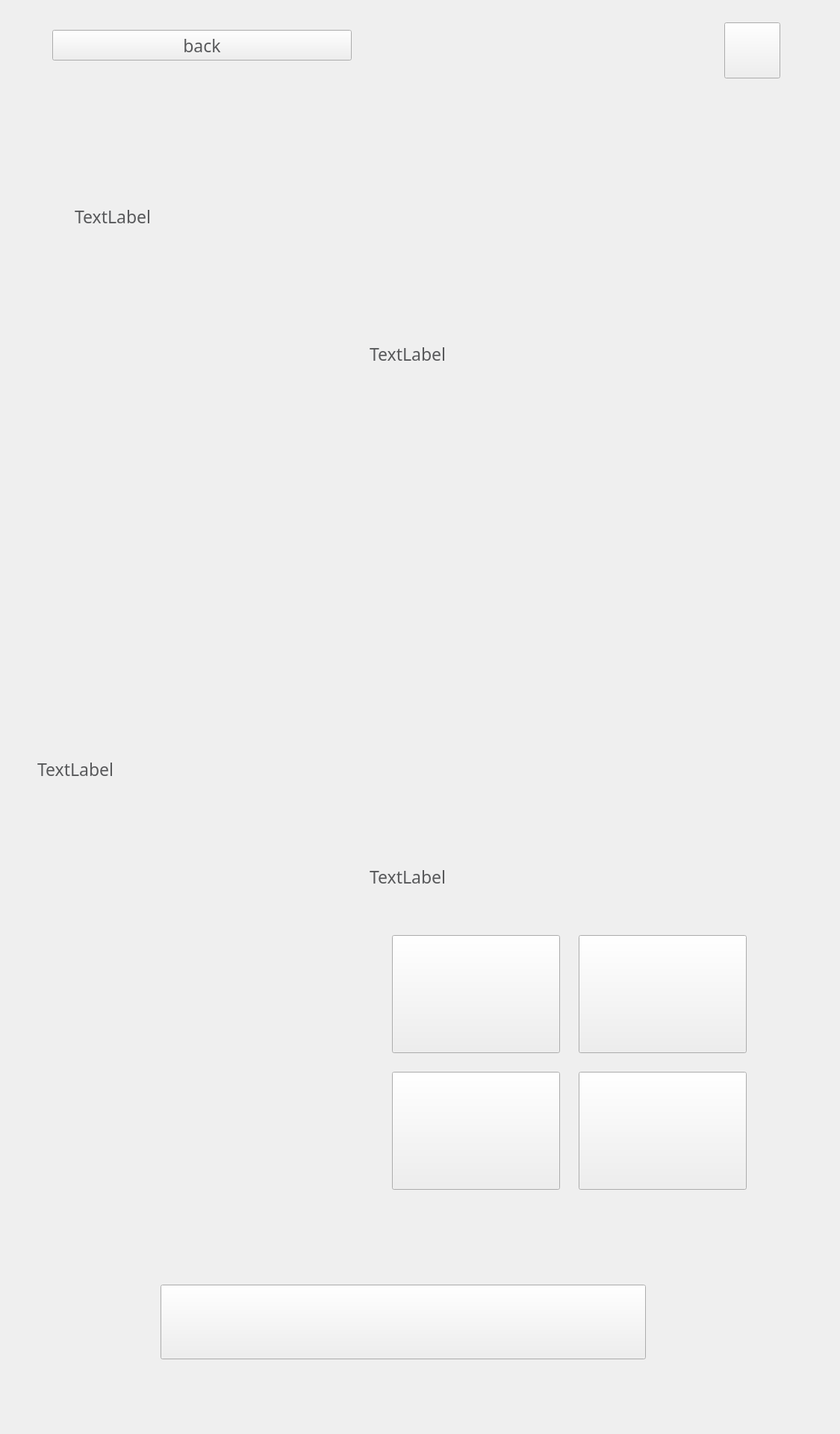
<?xml version="1.0" encoding="UTF-8"?>
<ui version="4.0">
 <class>page_product_mixing</class>
 <widget class="QWidget" name="page_product_mixing">
  <property name="geometry">
   <rect>
    <x>0</x>
    <y>0</y>
    <width>1125</width>
    <height>1920</height>
   </rect>
  </property>
  <property name="font">
   <font>
    <family>Montserrat</family>
    <pointsize>-1</pointsize>
    <weight>50</weight>
    <bold>false</bold>
   </font>
  </property>
  <property name="windowTitle">
   <string>Form</string>
  </property>
  <property name="styleSheet">
   <string notr="true">color: #58595B;
font-family: Montserrat;
font-style: light;
font-weight: normal;
font-size: 23px;
line-height: 29px;</string>
  </property>
  <widget class="QPushButton" name="pushButton_continue">
   <property name="geometry">
    <rect>
     <x>215</x>
     <y>1720</y>
     <width>650</width>
     <height>100</height>
    </rect>
   </property>
   <property name="autoFillBackground">
    <bool>false</bool>
   </property>
   <property name="text">
    <string/>
   </property>
  </widget>
  <widget class="QPushButton" name="pushButton_to_help">
   <property name="enabled">
    <bool>true</bool>
   </property>
   <property name="geometry">
    <rect>
     <x>970</x>
     <y>30</y>
     <width>75</width>
     <height>75</height>
    </rect>
   </property>
   <property name="text">
    <string/>
   </property>
  </widget>
  <widget class="QLabel" name="label_price_custom">
   <property name="geometry">
    <rect>
     <x>831</x>
     <y>1500</y>
     <width>113</width>
     <height>72</height>
    </rect>
   </property>
   <property name="layoutDirection">
    <enum>Qt::LeftToRight</enum>
   </property>
   <property name="styleSheet">
    <string notr="true">font-family: Montserrat;
background-image: url(background.png);
font-style: normal;
font-weight: bold;
font-size: 36px;
line-height: 44px;
color: #FFFFFF;
text-align: center;
</string>
   </property>
   <property name="text">
    <string/>
   </property>
   <property name="alignment">
    <set>Qt::AlignCenter</set>
   </property>
   <property name="wordWrap">
    <bool>true</bool>
   </property>
  </widget>
  <widget class="QLabel" name="label_price_large">
   <property name="geometry">
    <rect>
     <x>561</x>
     <y>1514</y>
     <width>153</width>
     <height>36</height>
    </rect>
   </property>
   <property name="layoutDirection">
    <enum>Qt::LeftToRight</enum>
   </property>
   <property name="styleSheet">
    <string notr="true">font-family: Montserrat;
background-image: url(/home/df-admin/production/references/background.png);
font-style: normal;
font-weight: bold;
font-size: 36px;
line-height: 44px;
color: #3D6675;
text-align: center;</string>
   </property>
   <property name="text">
    <string/>
   </property>
   <property name="alignment">
    <set>Qt::AlignCenter</set>
   </property>
  </widget>
  <widget class="QLabel" name="label_size_custom">
   <property name="geometry">
    <rect>
     <x>797</x>
     <y>1465</y>
     <width>180</width>
     <height>26</height>
    </rect>
   </property>
   <property name="styleSheet">
    <string notr="true">color: #5E8680;
font-family: Montserrat;
font-style: light;
font-weight: normal;
font-size: 20px;
line-height: 24px;
text-align: center;
</string>
   </property>
   <property name="text">
    <string/>
   </property>
   <property name="alignment">
    <set>Qt::AlignCenter</set>
   </property>
  </widget>
  <widget class="QLabel" name="label_size_large">
   <property name="geometry">
    <rect>
     <x>561</x>
     <y>1478</y>
     <width>153</width>
     <height>26</height>
    </rect>
   </property>
   <property name="styleSheet">
    <string notr="true">color: #5E8680;
font-family: Montserrat;
font-style: light;
font-weight: normal;
font-size: 20px;
line-height: 24px;
text-align: center;</string>
   </property>
   <property name="text">
    <string/>
   </property>
   <property name="alignment">
    <set>Qt::AlignCenter</set>
   </property>
  </widget>
  <widget class="QPushButton" name="pushButton_order_small">
   <property name="geometry">
    <rect>
     <x>525</x>
     <y>1252</y>
     <width>225</width>
     <height>158</height>
    </rect>
   </property>
   <property name="autoFillBackground">
    <bool>false</bool>
   </property>
   <property name="text">
    <string/>
   </property>
  </widget>
  <widget class="QPushButton" name="pushButton_order_big">
   <property name="geometry">
    <rect>
     <x>525</x>
     <y>1435</y>
     <width>225</width>
     <height>158</height>
    </rect>
   </property>
   <property name="text">
    <string/>
   </property>
  </widget>
  <widget class="QPushButton" name="pushButton_order_medium">
   <property name="geometry">
    <rect>
     <x>775</x>
     <y>1252</y>
     <width>225</width>
     <height>158</height>
    </rect>
   </property>
   <property name="autoFillBackground">
    <bool>false</bool>
   </property>
   <property name="text">
    <string/>
   </property>
  </widget>
  <widget class="QPushButton" name="pushButton_order_custom">
   <property name="geometry">
    <rect>
     <x>775</x>
     <y>1435</y>
     <width>225</width>
     <height>158</height>
    </rect>
   </property>
   <property name="autoFillBackground">
    <bool>false</bool>
   </property>
   <property name="text">
    <string/>
   </property>
  </widget>
  <widget class="QLabel" name="label_size_medium">
   <property name="geometry">
    <rect>
     <x>811</x>
     <y>1295</y>
     <width>153</width>
     <height>26</height>
    </rect>
   </property>
   <property name="styleSheet">
    <string notr="true">color: #5E8680;
font-family: Montserrat;
font-style: light;
font-weight: normal;
font-size: 20px;
line-height: 24px;
text-align: center;</string>
   </property>
   <property name="text">
    <string/>
   </property>
   <property name="alignment">
    <set>Qt::AlignCenter</set>
   </property>
  </widget>
  <widget class="QLabel" name="label_price_medium">
   <property name="geometry">
    <rect>
     <x>811</x>
     <y>1331</y>
     <width>153</width>
     <height>36</height>
    </rect>
   </property>
   <property name="layoutDirection">
    <enum>Qt::LeftToRight</enum>
   </property>
   <property name="styleSheet">
    <string notr="true">font-family: Montserrat;
background-image: url(/home/df-admin/production/references/background.png);
font-style: normal;
font-weight: bold;
font-size: 36px;
line-height: 44px;
color: #3D6675;
text-align: center;</string>
   </property>
   <property name="text">
    <string/>
   </property>
   <property name="alignment">
    <set>Qt::AlignCenter</set>
   </property>
  </widget>
  <widget class="QLabel" name="label_size_small">
   <property name="geometry">
    <rect>
     <x>561</x>
     <y>1295</y>
     <width>163</width>
     <height>26</height>
    </rect>
   </property>
   <property name="styleSheet">
    <string notr="true">color: #5E8680;
font-family: Montserrat;
font-style: light;
font-weight: normal;
font-size: 20px;
line-height: 24px;
text-align: center;</string>
   </property>
   <property name="text">
    <string/>
   </property>
   <property name="alignment">
    <set>Qt::AlignCenter</set>
   </property>
  </widget>
  <widget class="QLabel" name="label_price_small">
   <property name="geometry">
    <rect>
     <x>561</x>
     <y>1331</y>
     <width>153</width>
     <height>36</height>
    </rect>
   </property>
   <property name="layoutDirection">
    <enum>Qt::LeftToRight</enum>
   </property>
   <property name="styleSheet">
    <string notr="true">font-family: Montserrat;
background-image: url(/home/df-admin/production/references/background.png);
font-style: normal;
font-weight: bold;
font-size: 36px;
line-height: 44px;
color: #3D6675;
text-align: center;</string>
   </property>
   <property name="text">
    <string/>
   </property>
   <property name="alignment">
    <set>Qt::AlignCenter</set>
   </property>
  </widget>
  <widget class="QLabel" name="label_product_title">
   <property name="geometry">
    <rect>
     <x>100</x>
     <y>190</y>
     <width>900</width>
     <height>200</height>
    </rect>
   </property>
   <property name="text">
    <string>TextLabel</string>
   </property>
  </widget>
  <widget class="QLabel" name="label_product_ingredients">
   <property name="geometry">
    <rect>
     <x>50</x>
     <y>1014</y>
     <width>420</width>
     <height>322</height>
    </rect>
   </property>
   <property name="text">
    <string>TextLabel</string>
   </property>
   <property name="alignment">
    <set>Qt::AlignLeading|Qt::AlignLeft|Qt::AlignTop</set>
   </property>
  </widget>
  <widget class="QLabel" name="label_product_photo">
   <property name="geometry">
    <rect>
     <x>0</x>
     <y>450</y>
     <width>470</width>
     <height>470</height>
    </rect>
   </property>
   <property name="text">
    <string/>
   </property>
   <property name="alignment">
    <set>Qt::AlignLeading|Qt::AlignLeft|Qt::AlignTop</set>
   </property>
  </widget>
  <widget class="QLabel" name="label_product_ingredients_title">
   <property name="geometry">
    <rect>
     <x>50</x>
     <y>970</y>
     <width>211</width>
     <height>29</height>
    </rect>
   </property>
   <property name="text">
    <string/>
   </property>
   <property name="alignment">
    <set>Qt::AlignLeading|Qt::AlignLeft|Qt::AlignTop</set>
   </property>
  </widget>
  <widget class="QLabel" name="label_background_small">
   <property name="geometry">
    <rect>
     <x>525</x>
     <y>1252</y>
     <width>225</width>
     <height>158</height>
    </rect>
   </property>
   <property name="text">
    <string/>
   </property>
  </widget>
  <widget class="QLabel" name="label_background_medium">
   <property name="geometry">
    <rect>
     <x>775</x>
     <y>1252</y>
     <width>225</width>
     <height>158</height>
    </rect>
   </property>
   <property name="text">
    <string/>
   </property>
  </widget>
  <widget class="QLabel" name="label_background_large">
   <property name="geometry">
    <rect>
     <x>525</x>
     <y>1435</y>
     <width>225</width>
     <height>158</height>
    </rect>
   </property>
   <property name="text">
    <string/>
   </property>
  </widget>
  <widget class="QLabel" name="label_background_custom">
   <property name="geometry">
    <rect>
     <x>775</x>
     <y>1435</y>
     <width>225</width>
     <height>158</height>
    </rect>
   </property>
   <property name="text">
    <string/>
   </property>
  </widget>
  <widget class="QLabel" name="label_select_quantity">
   <property name="geometry">
    <rect>
     <x>495</x>
     <y>1150</y>
     <width>414</width>
     <height>47</height>
    </rect>
   </property>
   <property name="text">
    <string>TextLabel</string>
   </property>
  </widget>
  <widget class="QPushButton" name="pushButton_back">
   <property name="geometry">
    <rect>
     <x>70</x>
     <y>40</y>
     <width>401</width>
     <height>41</height>
    </rect>
   </property>
   <property name="text">
    <string>back</string>
   </property>
  </widget>
  <widget class="QLabel" name="label_help">
   <property name="enabled">
    <bool>true</bool>
   </property>
   <property name="geometry">
    <rect>
     <x>980</x>
     <y>40</y>
     <width>50</width>
     <height>50</height>
    </rect>
   </property>
   <property name="text">
    <string/>
   </property>
  </widget>
  <widget class="QLabel" name="label_customize_drink">
   <property name="geometry">
    <rect>
     <x>495</x>
     <y>450</y>
     <width>339</width>
     <height>47</height>
    </rect>
   </property>
   <property name="text">
    <string>TextLabel</string>
   </property>
  </widget>
  <widget class="QLabel" name="label_sizes_background">
   <property name="geometry">
    <rect>
     <x>495</x>
     <y>1222</y>
     <width>535</width>
     <height>401</height>
    </rect>
   </property>
   <property name="styleSheet">
    <string notr="true">color: #5E8680;
font-family: Montserrat;
font-style: light;
font-weight: normal;
font-size: 20px;
line-height: 24px;
text-align: center;
</string>
   </property>
   <property name="text">
    <string/>
   </property>
   <property name="alignment">
    <set>Qt::AlignCenter</set>
   </property>
  </widget>
  <widget class="QLabel" name="label_additives_background">
   <property name="geometry">
    <rect>
     <x>495</x>
     <y>522</y>
     <width>535</width>
     <height>578</height>
    </rect>
   </property>
   <property name="styleSheet">
    <string notr="true">color: #5E8680;
font-family: Montserrat;
font-style: light;
font-weight: normal;
font-size: 20px;
line-height: 24px;
text-align: center;
</string>
   </property>
   <property name="text">
    <string/>
   </property>
   <property name="alignment">
    <set>Qt::AlignCenter</set>
   </property>
  </widget>
  <widget class="QLabel" name="label_additive_title_1">
   <property name="geometry">
    <rect>
     <x>525</x>
     <y>547</y>
     <width>200</width>
     <height>36</height>
    </rect>
   </property>
   <property name="layoutDirection">
    <enum>Qt::LeftToRight</enum>
   </property>
   <property name="styleSheet">
    <string notr="true">font-family: Montserrat;
background-image: url(background.png);
font-style: normal;
font-weight: bold;
font-size: 36px;
line-height: 44px;
color: #FFFFFF;
text-align: center;
</string>
   </property>
   <property name="text">
    <string/>
   </property>
   <property name="alignment">
    <set>Qt::AlignCenter</set>
   </property>
   <property name="wordWrap">
    <bool>true</bool>
   </property>
  </widget>
  <widget class="QLabel" name="label_additive_title_2">
   <property name="geometry">
    <rect>
     <x>525</x>
     <y>728</y>
     <width>200</width>
     <height>36</height>
    </rect>
   </property>
   <property name="layoutDirection">
    <enum>Qt::LeftToRight</enum>
   </property>
   <property name="styleSheet">
    <string notr="true">font-family: Montserrat;
background-image: url(background.png);
font-style: normal;
font-weight: bold;
font-size: 36px;
line-height: 44px;
color: #FFFFFF;
text-align: center;
</string>
   </property>
   <property name="text">
    <string/>
   </property>
   <property name="alignment">
    <set>Qt::AlignCenter</set>
   </property>
   <property name="wordWrap">
    <bool>true</bool>
   </property>
  </widget>
  <widget class="QLabel" name="label_additive_title_3">
   <property name="geometry">
    <rect>
     <x>783</x>
     <y>728</y>
     <width>200</width>
     <height>36</height>
    </rect>
   </property>
   <property name="layoutDirection">
    <enum>Qt::LeftToRight</enum>
   </property>
   <property name="styleSheet">
    <string notr="true">font-family: Montserrat;
background-image: url(background.png);
font-style: normal;
font-weight: bold;
font-size: 36px;
line-height: 44px;
color: #FFFFFF;
text-align: center;
</string>
   </property>
   <property name="text">
    <string/>
   </property>
   <property name="alignment">
    <set>Qt::AlignCenter</set>
   </property>
   <property name="wordWrap">
    <bool>true</bool>
   </property>
  </widget>
  <widget class="QLabel" name="label_additive_title_4">
   <property name="geometry">
    <rect>
     <x>525</x>
     <y>914</y>
     <width>200</width>
     <height>36</height>
    </rect>
   </property>
   <property name="layoutDirection">
    <enum>Qt::LeftToRight</enum>
   </property>
   <property name="styleSheet">
    <string notr="true">font-family: Montserrat;
background-image: url(background.png);
font-style: normal;
font-weight: bold;
font-size: 36px;
line-height: 44px;
color: #FFFFFF;
text-align: center;
</string>
   </property>
   <property name="text">
    <string/>
   </property>
   <property name="alignment">
    <set>Qt::AlignCenter</set>
   </property>
   <property name="wordWrap">
    <bool>true</bool>
   </property>
  </widget>
  <widget class="QLabel" name="label_additive_title_5">
   <property name="geometry">
    <rect>
     <x>783</x>
     <y>914</y>
     <width>200</width>
     <height>36</height>
    </rect>
   </property>
   <property name="layoutDirection">
    <enum>Qt::LeftToRight</enum>
   </property>
   <property name="styleSheet">
    <string notr="true">font-family: Montserrat;
background-image: url(background.png);
font-style: normal;
font-weight: bold;
font-size: 36px;
line-height: 44px;
color: #FFFFFF;
text-align: center;
</string>
   </property>
   <property name="text">
    <string/>
   </property>
   <property name="alignment">
    <set>Qt::AlignCenter</set>
   </property>
   <property name="wordWrap">
    <bool>true</bool>
   </property>
  </widget>
  <widget class="QLabel" name="label_additive_background_row_1">
   <property name="geometry">
    <rect>
     <x>525</x>
     <y>598</y>
     <width>475</width>
     <height>80</height>
    </rect>
   </property>
   <property name="layoutDirection">
    <enum>Qt::LeftToRight</enum>
   </property>
   <property name="styleSheet">
    <string notr="true">font-family: Montserrat;
background-image: url(background.png);
font-style: normal;
font-weight: bold;
font-size: 36px;
line-height: 44px;
color: #FFFFFF;
text-align: center;
</string>
   </property>
   <property name="text">
    <string/>
   </property>
   <property name="alignment">
    <set>Qt::AlignCenter</set>
   </property>
   <property name="wordWrap">
    <bool>true</bool>
   </property>
  </widget>
  <widget class="QLabel" name="label_additive_background_row_2">
   <property name="geometry">
    <rect>
     <x>525</x>
     <y>784</y>
     <width>217</width>
     <height>80</height>
    </rect>
   </property>
   <property name="layoutDirection">
    <enum>Qt::LeftToRight</enum>
   </property>
   <property name="styleSheet">
    <string notr="true">font-family: Montserrat;
background-image: url(background.png);
font-style: normal;
font-weight: bold;
font-size: 36px;
line-height: 44px;
color: #FFFFFF;
text-align: center;
</string>
   </property>
   <property name="text">
    <string/>
   </property>
   <property name="alignment">
    <set>Qt::AlignCenter</set>
   </property>
   <property name="wordWrap">
    <bool>true</bool>
   </property>
  </widget>
  <widget class="QLabel" name="label_additive_background_row_3">
   <property name="geometry">
    <rect>
     <x>783</x>
     <y>784</y>
     <width>217</width>
     <height>80</height>
    </rect>
   </property>
   <property name="layoutDirection">
    <enum>Qt::LeftToRight</enum>
   </property>
   <property name="styleSheet">
    <string notr="true">font-family: Montserrat;
background-image: url(background.png);
font-style: normal;
font-weight: bold;
font-size: 36px;
line-height: 44px;
color: #FFFFFF;
text-align: center;
</string>
   </property>
   <property name="text">
    <string/>
   </property>
   <property name="alignment">
    <set>Qt::AlignCenter</set>
   </property>
   <property name="wordWrap">
    <bool>true</bool>
   </property>
  </widget>
  <widget class="QLabel" name="label_additive_background_row_4">
   <property name="geometry">
    <rect>
     <x>525</x>
     <y>970</y>
     <width>217</width>
     <height>80</height>
    </rect>
   </property>
   <property name="layoutDirection">
    <enum>Qt::LeftToRight</enum>
   </property>
   <property name="styleSheet">
    <string notr="true">font-family: Montserrat;
background-image: url(background.png);
font-style: normal;
font-weight: bold;
font-size: 36px;
line-height: 44px;
color: #FFFFFF;
text-align: center;
</string>
   </property>
   <property name="text">
    <string/>
   </property>
   <property name="alignment">
    <set>Qt::AlignCenter</set>
   </property>
   <property name="wordWrap">
    <bool>true</bool>
   </property>
  </widget>
  <widget class="QLabel" name="label_additive_background_row_5">
   <property name="geometry">
    <rect>
     <x>783</x>
     <y>970</y>
     <width>217</width>
     <height>80</height>
    </rect>
   </property>
   <property name="layoutDirection">
    <enum>Qt::LeftToRight</enum>
   </property>
   <property name="styleSheet">
    <string notr="true">font-family: Montserrat;
background-image: url(background.png);
font-style: normal;
font-weight: bold;
font-size: 36px;
line-height: 44px;
color: #FFFFFF;
text-align: center;
</string>
   </property>
   <property name="text">
    <string/>
   </property>
   <property name="alignment">
    <set>Qt::AlignCenter</set>
   </property>
   <property name="wordWrap">
    <bool>true</bool>
   </property>
  </widget>
  <zorder>label_sizes_background</zorder>
  <zorder>label_help</zorder>
  <zorder>pushButton_continue</zorder>
  <zorder>label_product_title</zorder>
  <zorder>label_product_photo</zorder>
  <zorder>label_product_ingredients_title</zorder>
  <zorder>label_background_small</zorder>
  <zorder>label_background_medium</zorder>
  <zorder>label_background_large</zorder>
  <zorder>label_background_custom</zorder>
  <zorder>label_product_ingredients</zorder>
  <zorder>label_select_quantity</zorder>
  <zorder>pushButton_back</zorder>
  <zorder>pushButton_to_help</zorder>
  <zorder>label_customize_drink</zorder>
  <zorder>label_price_small</zorder>
  <zorder>label_size_small</zorder>
  <zorder>pushButton_order_small</zorder>
  <zorder>label_price_medium</zorder>
  <zorder>label_size_medium</zorder>
  <zorder>pushButton_order_medium</zorder>
  <zorder>label_price_large</zorder>
  <zorder>label_size_large</zorder>
  <zorder>pushButton_order_big</zorder>
  <zorder>label_price_custom</zorder>
  <zorder>label_size_custom</zorder>
  <zorder>pushButton_order_custom</zorder>
  <zorder>label_additives_background</zorder>
  <zorder>label_additive_title_1</zorder>
  <zorder>label_additive_title_2</zorder>
  <zorder>label_additive_title_3</zorder>
  <zorder>label_additive_title_4</zorder>
  <zorder>label_additive_title_5</zorder>
  <zorder>label_additive_background_row_1</zorder>
  <zorder>label_additive_background_row_2</zorder>
  <zorder>label_additive_background_row_3</zorder>
  <zorder>label_additive_background_row_4</zorder>
  <zorder>label_additive_background_row_5</zorder>
 </widget>
 <resources/>
 <connections/>
</ui>
